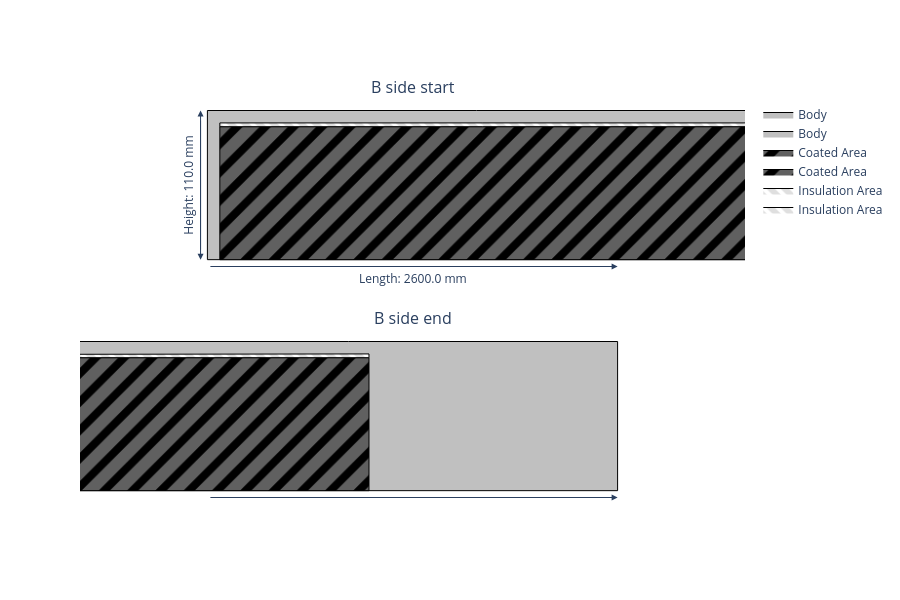

Notebook code for this chart:
### Code cell
cathode_current_collector.get_b_side_view(width=900, height=600)

### Figure 1 — Plotly figure (JSON) as saved in the notebook; plotly's stock layout.template omitted (floating-point values rounded to 4 significant figures)
{"data": [{"fill": "toself", "fillcolor": "#C0C0C0", "line": {"color": "black", "width": 1}, "mode": "lines", "name": "Body", "type": "scatter", "x": [-1.3, -1.3, -1.3, 1.3, 1.3, 1.3, 1.3, 1.3, 1.3, -1.3], "xaxis": "x", "y": [-0.055, 0.055, 0.065, 0.065, 0.055, 0.065, 0.065, 0.055, -0.055, -0.055], "yaxis": "y"}, {"fill": "toself", "fillcolor": "#C0C0C0", "line": {"color": "black", "width": 1}, "mode": "lines", "name": "Body", "type": "scatter", "x": [-1.3, -1.3, -1.3, 1.3, 1.3, 1.3, 1.3, 1.3, 1.3, -1.3], "xaxis": "x2", "y": [-0.055, 0.055, 0.065, 0.065, 0.055, 0.065, 0.065, 0.055, -0.055, -0.055], "yaxis": "y2"}, {"fill": "toself", "fillcolor": "black", "fillpattern": {"fgcolor": "#C0C0C0", "shape": "/", "size": 20, "solidity": 0.6}, "line": {"color": "black", "width": 1}, "mode": "lines", "name": "Coated Area", "type": "scatter", "x": [-1.29, -1.29, -1.29, 1.1, 1.1, 1.1, -1.29], "xaxis": "x", "y": [-0.055, 0.052, 0.052, 0.052, 0.052, -0.055, -0.055], "yaxis": "y"}, {"fill": "toself", "fillcolor": "black", "fillpattern": {"fgcolor": "#C0C0C0", "shape": "/", "size": 20, "solidity": 0.6}, "line": {"color": "black", "width": 1}, "mode": "lines", "name": "Coated Area", "type": "scatter", "x": [-1.29, -1.29, -1.29, 1.1, 1.1, 1.1, -1.29], "xaxis": "x2", "y": [-0.055, 0.052, 0.052, 0.052, 0.052, -0.055, -0.055], "yaxis": "y2"}, {"fill": "toself", "fillcolor": "white", "fillpattern": {"fgcolor": "#C0C0C0", "shape": "\\", "size": 10, "solidity": 0.6}, "line": {"color": "black", "width": 1}, "mode": "lines", "name": "Insulation Area", "type": "scatter", "x": [-1.29, -1.29, 1.1, 1.1, -1.29], "xaxis": "x", "y": [0.052, 0.055, 0.055, 0.052, 0.052], "yaxis": "y"}, {"fill": "toself", "fillcolor": "white", "fillpattern": {"fgcolor": "#C0C0C0", "shape": "\\", "size": 10, "solidity": 0.6}, "line": {"color": "black", "width": 1}, "mode": "lines", "name": "Insulation Area", "type": "scatter", "x": [-1.29, -1.29, 1.1, 1.1, -1.29], "xaxis": "x2", "y": [0.052, 0.055, 0.055, 0.052, 0.052], "yaxis": "y2"}], "layout": {"annotations": [{"font": {"size": 16}, "showarrow": false, "text": "B side start", "x": 0.5, "xanchor": "center", "xref": "paper", "y": 1, "yanchor": "bottom", "yref": "paper"}, {"font": {"size": 16}, "showarrow": false, "text": "B side end", "x": 0.5, "xanchor": "center", "xref": "paper", "y": 0.45, "yanchor": "bottom", "yref": "paper"}, {"arrowhead": 2, "arrowsize": 1.2, "ax": -1.3, "axref": "x", "ay": -0.0605, "ayref": "y", "showarrow": true, "x": -0.97, "xref": "x", "y": -0.0605, "yref": "y"}, {"arrowhead": 2, "arrowsize": 1.2, "ax": -1.3, "axref": "x2", "ay": -0.0605, "ayref": "y2", "showarrow": true, "x": -0.97, "xref": "x2", "y": -0.0605, "yref": "y2"}, {"showarrow": false, "text": "Length: 2600.0 mm", "x": -1.135, "xref": "x", "y": -0.0605, "yref": "y", "yshift": -12}, {"showarrow": false, "text": "Length: 2600.0 mm", "x": -1.135, "xref": "x2", "y": -0.0605, "yref": "y2", "yshift": -12}, {"arrowhead": 2, "arrowsize": 1.2, "ax": 0.97, "axref": "x", "ay": -0.0605, "ayref": "y", "showarrow": true, "x": 1.3, "xref": "x", "y": -0.0605, "yref": "y"}, {"arrowhead": 2, "arrowsize": 1.2, "ax": 0.97, "axref": "x2", "ay": -0.0605, "ayref": "y2", "showarrow": true, "x": 1.3, "xref": "x2", "y": -0.0605, "yref": "y2"}, {"showarrow": false, "text": " ", "x": 1.135, "xref": "x", "y": -0.0605, "yref": "y", "yshift": -12}, {"showarrow": false, "text": " ", "x": 1.135, "xref": "x2", "y": -0.0605, "yref": "y2", "yshift": -12}, {"arrowhead": 2, "arrowsize": 1.2, "ax": -1.306, "axref": "x", "ay": -0.055, "ayref": "y", "showarrow": true, "x": -1.306, "xref": "x", "y": 0.065, "yref": "y"}, {"arrowhead": 2, "arrowsize": 1.2, "ax": -1.306, "axref": "x2", "ay": -0.055, "ayref": "y2", "showarrow": true, "x": -1.306, "xref": "x2", "y": 0.065, "yref": "y2"}, {"arrowhead": 2, "arrowsize": 1.2, "ax": -1.306, "axref": "x", "ay": 0.065, "ayref": "y", "showarrow": true, "x": -1.306, "xref": "x", "y": -0.055, "yref": "y"}, {"arrowhead": 2, "arrowsize": 1.2, "ax": -1.306, "axref": "x2", "ay": 0.065, "ayref": "y2", "showarrow": true, "x": -1.306, "xref": "x2", "y": -0.055, "yref": "y2"}, {"showarrow": false, "text": "Height: 110.0 mm", "textangle": -90, "x": -1.306, "xref": "x", "xshift": -12, "y": 0.005, "yref": "y"}, {"showarrow": false, "text": "Height: 110.0 mm", "textangle": -90, "x": -1.306, "xref": "x2", "xshift": -12, "y": 0.005, "yref": "y2"}], "height": 600, "paper_bgcolor": "white", "plot_bgcolor": "white", "width": 900, "xaxis": {"anchor": "y", "domain": [0, 1], "range": [-1.3, -0.97], "scaleanchor": "y", "showgrid": false, "showticklabels": false, "title": {"text": ""}, "zeroline": false}, "xaxis2": {"anchor": "y2", "domain": [0, 1], "range": [0.97, 1.3], "scaleanchor": "y2", "showgrid": false, "showticklabels": false, "title": {"text": ""}, "zeroline": false}, "yaxis": {"anchor": "x", "domain": [0.55, 1], "showgrid": false, "showticklabels": false, "title": {"text": ""}, "zeroline": false}, "yaxis2": {"anchor": "x2", "domain": [0, 0.45], "showgrid": false, "showticklabels": false, "title": {"text": ""}, "zeroline": false}}}
